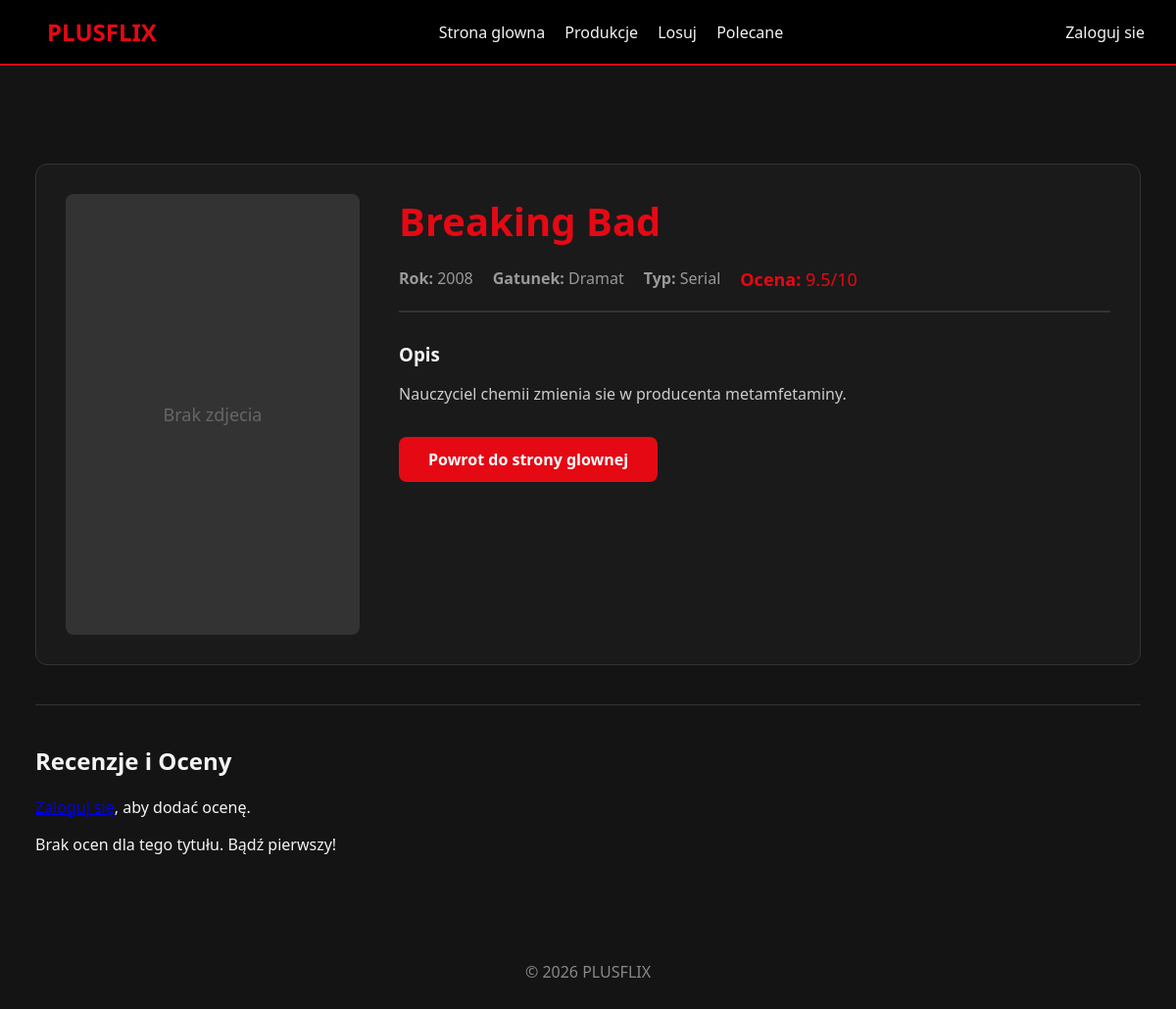
Page /pages/detail/1 on the committed database.
### tables this page shows
CREATE TABLE IF NOT EXISTS productions (
    id INT AUTO_INCREMENT PRIMARY KEY,
    title VARCHAR(255) NOT NULL,
    type VARCHAR(50) NOT NULL,
    genre_id INT,
    description TEXT,
    year INT,
    rating DECIMAL(3,1),
    created_at TIMESTAMP DEFAULT CURRENT_TIMESTAMP,
    FOREIGN KEY (genre_id) REFERENCES genres(id)
);

CREATE TABLE IF NOT EXISTS genres (
    id INT AUTO_INCREMENT PRIMARY KEY,
    name VARCHAR(100) NOT NULL UNIQUE
);

### app/Controllers/Pages.php (called while the page is built, shortened)
<?php
class Pages extends Controller {
    private $movieModel;
    private $ratingModel;
    public function __construct() {
        $this->movieModel = $this->model('Movie');
        $this->ratingModel = $this->model('Rating');
    }
    public function detail($id = null): void {
        $movie = $this->movieModel->getMovieById($id);
        $data = [
            'title' => $movie->title,
            'movie' => $movie,
            'css' => 'reviews',
            'ratings' => $this->ratingModel->getRatingsByProductionId($id, isLoggedIn() ? $_SESSION['user_id'] : null),
            'isInWatchlist' => isLoggedIn() ? $this->movieModel->isInWatchlist($_SESSION['user_id'], $id) : false
        ];
        $this->view('pages/movie', $data);
    }
}

### core/Router.php (called while the page is built, shortened)
<?php
class Router {
    protected string $currentMethod = 'index';
    public function __construct() {
        $url = $this->getUrl();
        if ($url && strtolower($url[0]) === 'detail') {
            $this->currentController = 'App\\Controllers\\Pages';
            $this->currentMethod = 'detail';
            unset($url[0]);
        } elseif ($url && file_exists('../app/Controllers/' . ucwords($url[0]) . '.php')) {
            unset($url[0]);
        }
        $this->currentController = new $this->currentController;
        if (isset($url[1])) {
            if (method_exists($this->currentController, $url[1])) {
                $this->currentMethod = $url[1];
                unset($url[1]);
            }
        } else if (isset($url[0]) && method_exists($this->currentController, $url[0])) {
            $this->currentMethod = $url[0];
            unset($url[0]);
        }
        $this->params = $url ? array_values($url) : [];
        call_user_func_array([$this->currentController, $this->currentMethod], $this->params);
    }
    public function getUrl(): ?array {
        if (isset($_GET['url'])) {
            $url = rtrim($_GET['url'], '/');
            $url = filter_var($url, FILTER_SANITIZE_URL);
            return explode('/', $url);
        }
        return null;
    }
}

### public/index.php (called while the page is built, shortened)
<?php
require_once '../app/helpers/auth_helper.php';
spl_autoload_register(function($className) {
    $className = str_replace('\\', '/', $className);
    $file = '../' . $className . '.php';
});
$init = new Router();

### core/Database.php (called while the page is built, shortened)
<?php
class Database {
    private string $host = DB_HOST;
    private string $user = DB_USER;
    private string $pass = DB_PASS;
    private string $dbname = DB_NAME;
    private ?PDO $dbh = null;
    private $stmt;
    public function __construct() {
        $dsn = 'mysql:host=' . $this->host . ';dbname=' . $this->dbname;
        $options = [
            PDO::ATTR_PERSISTENT => true,
            PDO::ATTR_ERRMODE => PDO::ERRMODE_EXCEPTION,
            PDO::ATTR_DEFAULT_FETCH_MODE => PDO::FETCH_OBJ
        ];
        try {
            $this->dbh = new PDO($dsn, $this->user, $this->pass, $options);
        } catch (PDOException $e) {
            $this->error = $e->getMessage();
            echo "Błąd połączenia: " . $this->error;
        }
    }
    public function query(string $sql): void {
        $this->stmt = $this->dbh->prepare($sql);
    }
    public function bind($param, $value, $type = null): void {
        if (is_null($type)) {
            $type = match (true) {
                is_int($value) => PDO::PARAM_INT,
                is_bool($value) => PDO::PARAM_BOOL,
                is_null($value) => PDO::PARAM_NULL,
                default => PDO::PARAM_STR,
            };
        }
        $this->stmt->bindValue($param, $value, $type);
    }
    public function execute(): bool {
        return $this->stmt->execute();
    }
    public function single() {
        $this->execute();
        return $this->stmt->fetch();
    }
}

### app/Models/Movie.php (called while the page is built, shortened)
<?php
class Movie extends Model {
    public function getMovieById($id) {
        $this->updateSingleMovieRating($id);
        $this->db->query('SELECT p.*, g.name as genre FROM productions p LEFT JOIN genres g ON p.genre_id = g.id WHERE p.id = :id');
        $this->db->bind(':id', $id);
        return $this->db->single();
    }
    private function updateSingleMovieRating($id) {
        $this->db->query('SELECT AVG(rating) as avg_rating FROM ratings WHERE production_id = :production_id AND is_approved = 1');
        $this->db->bind(':production_id', $id);
        $row = $this->db->single();
        $avgRating = ($row && $row->avg_rating !== null) ? round($row->avg_rating, 1) : 0;
        $this->db->query('UPDATE productions SET rating = :rating WHERE id = :id');
        $this->db->bind(':rating', $avgRating);
        $this->db->bind(':id', $id);
        $this->db->execute();
    }
}

### core/Model.php (called while the page is built, shortened)
<?php
abstract class Model {
    public function __construct(Database $db) {
        $this->db = $db;
    }
}

### app/helpers/auth_helper.php (called while the page is built, shortened)
<?php
function isLoggedIn() {
    return isset($_SESSION['user_id']);
}

### app/Views/pages/movie.php (the view, shortened to what this page needs)
<?php require APPROOT . '/Views/inc/header.php'; ?>
<div class="page-container">
    <div class="movie-details-container">
        <div class="movie-poster">
            <div class="poster-placeholder">
                <span>Brak zdjecia</span>
            </div>
        </div>
        <div class="movie-info">
            <h1 class="movie-details-title"><?php echo $data['movie']->title; ?></h1>
            <div class="movie-meta">
                <span class="meta-item"><strong>Rok:</strong> <?php echo $data['movie']->year; ?></span>
                <span class="meta-item"><strong>Gatunek:</strong> <?php echo $data['movie']->genre; ?></span>
                <span class="meta-item"><strong>Typ:</strong> <?php echo $data['movie']->type; ?></span>
                <span class="meta-item rating"><strong>Ocena:</strong>
                    <?php echo ($data['movie']->rating > 0) ? $data['movie']->rating . '/10' : 'Brak ocen'; ?>
                </span>
            </div>
            <div class="movie-description-full">
                <h3>Opis</h3>
                <p><?php echo $data['movie']->description; ?></p>
            </div>
            <div class="movie-actions">
                <a href="<?php echo URLROOT; ?>" class="btn-back">Powrot do strony glownej</a>
            </div>
        </div>
    </div>
    <div class="movie-reviews-section">
        <h2>Recenzje i Oceny</h2>
        <?php if (isLoggedIn()) : ?>
            <div class="add-review-form">
                <h3>Dodaj swoją ocenę</h3>
                <form action="<?php echo URLROOT; ?>/pages/detail/<?php echo $data['movie']->id; ?>" method="post">
                    <div class="form-group">
                        <label for="rating">Ocena (1-10):</label>
                        <select name="rating" id="rating" required class="form-control">
                            <option value="">Wybierz ocenę</option>
                            <?php for ($i = 10; $i >= 1; $i--) : ?>
                                <option value="<?php echo $i; ?>"><?php echo $i; ?></option>
                            <?php endfor; ?>
                        </select>
                    </div>
                    <div class="form-group">
                        <label for="comment">Komentarz:</label>
                        <textarea name="comment" id="comment" rows="3" class="form-control" placeholder="Co sądzisz o tym tytule?"></textarea>
                    </div>
                    <button type="submit" class="btn btn-primary">Opublikuj</button>
                </form>
            </div>
        <?php else : ?>
            <p><a href="<?php echo URLROOT; ?>/auth/login">Zaloguj się</a>, aby dodać ocenę.</p>
        <?php endif; ?>
        <div class="reviews-list">
            <?php if (!empty($data['ratings'])) : ?>
                <?php foreach ($data['ratings'] as $rating) : ?>
                    <div class="review-item <?php echo !$rating->is_approved ? 'pending-review' : ''; ?>">
                        <div class="review-header">
                            <span class="review-author"><?php echo $rating->username; ?></span>
                            <?php if (!$rating->is_approved) : ?>
                                <span class="badge" style="background: orange;">Oczekuje na zatwierdzenie</span>
                            <?php endif; ?>
                            <span class="review-rating"><?php echo $rating->rating; ?>/10</span>
                            <span class="review-date"><?php echo date('d.m.Y H:i', strtotime($rating->created_at)); ?></span>
                        </div>
                        <?php if (!empty($rating->comment)) : ?>
                            <div class="review-comment">
                                <?php echo htmlspecialchars($rating->comment); ?>
                            </div>
                        <?php endif; ?>
                    </div>
                <?php endforeach; ?>
            <?php else : ?>
                <p>Brak ocen dla tego tytułu. Bądź pierwszy!</p>
            <?php endif; ?>
        </div>
    </div>
</div>
<?php require APPROOT . '/Views/inc/footer.php'; ?>

### public/css/style.css (style rules this page uses)
:root { --primary: #e50914; --dark: #141414; --light: #f3f3f3; --grey: #333; }
body { font-family: 'Segoe UI', Tahoma, Geneva, Verdana, sans-serif; margin: 0; background-color: var(--dark); color: var(--light); }
.page-container { max-width: 1200px; margin: 40px auto; padding: 20px; }
.movie-details-container { display: flex; gap: 40px; margin-top: 40px; background: #1a1a1a; padding: 30px; border-radius: 12px; border: 1px solid #333; }
.movie-poster { flex: 0 0 300px; }
.poster-placeholder { width: 100%; height: 450px; background: #333; border-radius: 8px; display: flex; align-items: center; justify-content: center; color: #666; font-size: 18px; }
.movie-info { flex: 1; }
.movie-details-title { color: var(--primary); margin: 0 0 20px 0; font-size: 2.5rem; }
.movie-meta { display: flex; gap: 20px; flex-wrap: wrap; margin-bottom: 30px; padding-bottom: 20px; border-bottom: 2px solid #333; }
.meta-item { color: #999; font-size: 16px; }
.meta-item.rating { color: var(--primary); font-size: 18px; }
.movie-description-full { margin-bottom: 30px; }
.movie-description-full h3 { color: var(--light); margin-bottom: 15px; }
.movie-description-full p { color: #ccc; line-height: 1.6; font-size: 16px; }
.movie-actions { margin-top: 30px; }
.btn-back { display: inline-block; padding: 12px 30px; background: var(--primary); color: white; text-decoration: none; border-radius: 8px; font-weight: bold; transition: all 0.3s ease; }

### public/css/reviews.css (style rules this page uses)
.movie-reviews-section { margin-top: 40px; padding-top: 20px; border-top: 1px solid #333; }

### rows in the picture
productions: title "Breaking Bad", year "2008", genre.name "Dramat", type "Serial", rating "9.5", description "Nauczyciel chemii zmienia sie w producenta metamfetaminy."
